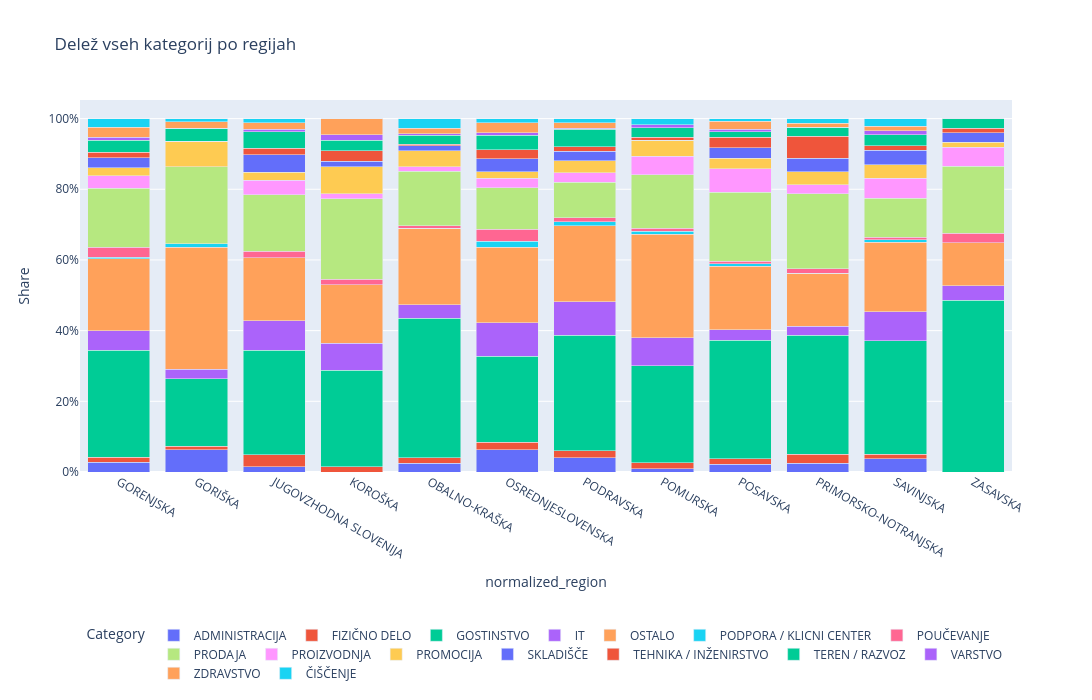

The notebook cell saved with this chart:
### Markdown cell above
## Vizualizacija

### Code cell
fig = px.bar(
    df_plot,
    x='normalized_region',
    y='Share',
    color='Category',
    barmode='stack',
    title="Delež vseh kategorij po regijah"
)

fig.update_layout(
    width=1100,
    height=700,
    yaxis_tickformat=".0%",
    legend=dict(
        orientation="h",
        y=-0.4,
        x=0.5,
        xanchor="center"
    ),
    margin=dict(b=120)
)

fig.update_traces(
    hovertemplate=
    "<b>%{x}</b><br>" +
    "Kategorija: %{legendgroup}<br>" +
    "Delež: %{y:.2%}<extra></extra>"
)

fig.show()

### Figure 1 — Plotly figure (JSON) as saved in the notebook; plotly's stock layout.template omitted (floating-point values rounded to 4 significant figures)
{"data": [{"hovertemplate": "<b>%{x}</b><br>Kategorija: %{legendgroup}<br>Delež: %{y:.2%}<extra></extra>", "legendgroup": "ADMINISTRACIJA", "marker": {"color": "#636efa", "pattern": {"shape": ""}}, "name": "ADMINISTRACIJA", "orientation": "v", "showlegend": true, "textposition": "auto", "x": ["GORENJSKA", "GORIŠKA", "JUGOVZHODNA SLOVENIJA", "KOROŠKA", "OBALNO-KRAŠKA", "OSREDNJESLOVENSKA", "PODRAVSKA", "POMURSKA", "POSAVSKA", "PRIMORSKO-NOTRANJSKA", "SAVINJSKA", "ZASAVSKA"], "xaxis": "x", "y": [0.02698, 0.06364, 0.01515, 0.0, 0.02489, 0.06294, 0.04034, 0.00885, 0.02239, 0.025, 0.03712, 0.0], "yaxis": "y", "type": "bar"}, {"hovertemplate": "<b>%{x}</b><br>Kategorija: %{legendgroup}<br>Delež: %{y:.2%}<extra></extra>", "legendgroup": "FIZIČNO DELO", "marker": {"color": "#EF553B", "pattern": {"shape": ""}}, "name": "FIZIČNO DELO", "orientation": "v", "showlegend": true, "textposition": "auto", "x": ["GORENJSKA", "GORIŠKA", "JUGOVZHODNA SLOVENIJA", "KOROŠKA", "OBALNO-KRAŠKA", "OSREDNJESLOVENSKA", "PODRAVSKA", "POMURSKA", "POSAVSKA", "PRIMORSKO-NOTRANJSKA", "SAVINJSKA", "ZASAVSKA"], "xaxis": "x", "y": [0.01429, 0.009091, 0.03409, 0.01515, 0.01584, 0.02057, 0.02017, 0.0177, 0.01493, 0.025, 0.0131, 0.0], "yaxis": "y", "type": "bar"}, {"hovertemplate": "<b>%{x}</b><br>Kategorija: %{legendgroup}<br>Delež: %{y:.2%}<extra></extra>", "legendgroup": "GOSTINSTVO", "marker": {"color": "#00cc96", "pattern": {"shape": ""}}, "name": "GOSTINSTVO", "orientation": "v", "showlegend": true, "textposition": "auto", "x": ["GORENJSKA", "GORIŠKA", "JUGOVZHODNA SLOVENIJA", "KOROŠKA", "OBALNO-KRAŠKA", "OSREDNJESLOVENSKA", "PODRAVSKA", "POMURSKA", "POSAVSKA", "PRIMORSKO-NOTRANJSKA", "SAVINJSKA", "ZASAVSKA"], "xaxis": "x", "y": [0.3032, 0.1909, 0.2955, 0.2727, 0.3937, 0.2435, 0.3261, 0.2743, 0.3358, 0.3375, 0.321, 0.4865], "yaxis": "y", "type": "bar"}, {"hovertemplate": "<b>%{x}</b><br>Kategorija: %{legendgroup}<br>Delež: %{y:.2%}<extra></extra>", "legendgroup": "IT", "marker": {"color": "#ab63fa", "pattern": {"shape": ""}}, "name": "IT", "orientation": "v", "showlegend": true, "textposition": "auto", "x": ["GORENJSKA", "GORIŠKA", "JUGOVZHODNA SLOVENIJA", "KOROŠKA", "OBALNO-KRAŠKA", "OSREDNJESLOVENSKA", "PODRAVSKA", "POMURSKA", "POSAVSKA", "PRIMORSKO-NOTRANJSKA", "SAVINJSKA", "ZASAVSKA"], "xaxis": "x", "y": [0.05556, 0.02727, 0.08333, 0.07576, 0.03846, 0.09461, 0.0958, 0.07965, 0.02985, 0.025, 0.08297, 0.04054], "yaxis": "y", "type": "bar"}, {"hovertemplate": "<b>%{x}</b><br>Kategorija: %{legendgroup}<br>Delež: %{y:.2%}<extra></extra>", "legendgroup": "OSTALO", "marker": {"color": "#FFA15A", "pattern": {"shape": ""}}, "name": "OSTALO", "orientation": "v", "showlegend": true, "textposition": "auto", "x": ["GORENJSKA", "GORIŠKA", "JUGOVZHODNA SLOVENIJA", "KOROŠKA", "OBALNO-KRAŠKA", "OSREDNJESLOVENSKA", "PODRAVSKA", "POMURSKA", "POSAVSKA", "PRIMORSKO-NOTRANJSKA", "SAVINJSKA", "ZASAVSKA"], "xaxis": "x", "y": [0.2032, 0.3455, 0.178, 0.1667, 0.2172, 0.2147, 0.2151, 0.292, 0.1791, 0.15, 0.1965, 0.1216], "yaxis": "y", "type": "bar"}, {"hovertemplate": "<b>%{x}</b><br>Kategorija: %{legendgroup}<br>Delež: %{y:.2%}<extra></extra>", "legendgroup": "PODPORA / KLICNI CENTER", "marker": {"color": "#19d3f3", "pattern": {"shape": ""}}, "name": "PODPORA / KLICNI CENTER", "orientation": "v", "showlegend": true, "textposition": "auto", "x": ["GORENJSKA", "GORIŠKA", "JUGOVZHODNA SLOVENIJA", "KOROŠKA", "OBALNO-KRAŠKA", "OSREDNJESLOVENSKA", "PODRAVSKA", "POMURSKA", "POSAVSKA", "PRIMORSKO-NOTRANJSKA", "SAVINJSKA", "ZASAVSKA"], "xaxis": "x", "y": [0.004762, 0.009091, 0.0, 0.0, 0.0, 0.01645, 0.01008, 0.00885, 0.007463, 0.0, 0.00655, 0.0], "yaxis": "y", "type": "bar"}, {"hovertemplate": "<b>%{x}</b><br>Kategorija: %{legendgroup}<br>Delež: %{y:.2%}<extra></extra>", "legendgroup": "POUČEVANJE", "marker": {"color": "#FF6692", "pattern": {"shape": ""}}, "name": "POUČEVANJE", "orientation": "v", "showlegend": true, "textposition": "auto", "x": ["GORENJSKA", "GORIŠKA", "JUGOVZHODNA SLOVENIJA", "KOROŠKA", "OBALNO-KRAŠKA", "OSREDNJESLOVENSKA", "PODRAVSKA", "POMURSKA", "POSAVSKA", "PRIMORSKO-NOTRANJSKA", "SAVINJSKA", "ZASAVSKA"], "xaxis": "x", "y": [0.02857, 0.0, 0.01894, 0.01515, 0.006787, 0.03455, 0.01176, 0.00885, 0.007463, 0.0125, 0.00655, 0.02703], "yaxis": "y", "type": "bar"}, {"hovertemplate": "<b>%{x}</b><br>Kategorija: %{legendgroup}<br>Delež: %{y:.2%}<extra></extra>", "legendgroup": "PRODAJA", "marker": {"color": "#B6E880", "pattern": {"shape": ""}}, "name": "PRODAJA", "orientation": "v", "showlegend": true, "textposition": "auto", "x": ["GORENJSKA", "GORIŠKA", "JUGOVZHODNA SLOVENIJA", "KOROŠKA", "OBALNO-KRAŠKA", "OSREDNJESLOVENSKA", "PODRAVSKA", "POMURSKA", "POSAVSKA", "PRIMORSKO-NOTRANJSKA", "SAVINJSKA", "ZASAVSKA"], "xaxis": "x", "y": [0.1667, 0.2182, 0.1591, 0.2273, 0.1538, 0.1164, 0.1008, 0.1504, 0.194, 0.2125, 0.1114, 0.1892], "yaxis": "y", "type": "bar"}, {"hovertemplate": "<b>%{x}</b><br>Kategorija: %{legendgroup}<br>Delež: %{y:.2%}<extra></extra>", "legendgroup": "PROIZVODNJA", "marker": {"color": "#FF97FF", "pattern": {"shape": ""}}, "name": "PROIZVODNJA", "orientation": "v", "showlegend": true, "textposition": "auto", "x": ["GORENJSKA", "GORIŠKA", "JUGOVZHODNA SLOVENIJA", "KOROŠKA", "OBALNO-KRAŠKA", "OSREDNJESLOVENSKA", "PODRAVSKA", "POMURSKA", "POSAVSKA", "PRIMORSKO-NOTRANJSKA", "SAVINJSKA", "ZASAVSKA"], "xaxis": "x", "y": [0.03492, 0.0, 0.04167, 0.01515, 0.01357, 0.02797, 0.02689, 0.0531, 0.06716, 0.025, 0.05677, 0.05405], "yaxis": "y", "type": "bar"}, {"hovertemplate": "<b>%{x}</b><br>Kategorija: %{legendgroup}<br>Delež: %{y:.2%}<extra></extra>", "legendgroup": "PROMOCIJA", "marker": {"color": "#FECB52", "pattern": {"shape": ""}}, "name": "PROMOCIJA", "orientation": "v", "showlegend": true, "textposition": "auto", "x": ["GORENJSKA", "GORIŠKA", "JUGOVZHODNA SLOVENIJA", "KOROŠKA", "OBALNO-KRAŠKA", "OSREDNJESLOVENSKA", "PODRAVSKA", "POMURSKA", "POSAVSKA", "PRIMORSKO-NOTRANJSKA", "SAVINJSKA", "ZASAVSKA"], "xaxis": "x", "y": [0.02222, 0.07273, 0.02273, 0.07576, 0.04525, 0.01728, 0.03361, 0.04425, 0.02985, 0.0375, 0.03712, 0.01351], "yaxis": "y", "type": "bar"}, {"hovertemplate": "<b>%{x}</b><br>Kategorija: %{legendgroup}<br>Delež: %{y:.2%}<extra></extra>", "legendgroup": "SKLADIŠČE", "marker": {"color": "#636efa", "pattern": {"shape": ""}}, "name": "SKLADIŠČE", "orientation": "v", "showlegend": true, "textposition": "auto", "x": ["GORENJSKA", "GORIŠKA", "JUGOVZHODNA SLOVENIJA", "KOROŠKA", "OBALNO-KRAŠKA", "OSREDNJESLOVENSKA", "PODRAVSKA", "POMURSKA", "POSAVSKA", "PRIMORSKO-NOTRANJSKA", "SAVINJSKA", "ZASAVSKA"], "xaxis": "x", "y": [0.02857, 0.0, 0.04924, 0.01515, 0.01357, 0.03743, 0.02689, 0.0, 0.02985, 0.0375, 0.04148, 0.02703], "yaxis": "y", "type": "bar"}, {"hovertemplate": "<b>%{x}</b><br>Kategorija: %{legendgroup}<br>Delež: %{y:.2%}<extra></extra>", "legendgroup": "TEHNIKA / INŽENIRSTVO", "marker": {"color": "#EF553B", "pattern": {"shape": ""}}, "name": "TEHNIKA / INŽENIRSTVO", "orientation": "v", "showlegend": true, "textposition": "auto", "x": ["GORENJSKA", "GORIŠKA", "JUGOVZHODNA SLOVENIJA", "KOROŠKA", "OBALNO-KRAŠKA", "OSREDNJESLOVENSKA", "PODRAVSKA", "POMURSKA", "POSAVSKA", "PRIMORSKO-NOTRANJSKA", "SAVINJSKA", "ZASAVSKA"], "xaxis": "x", "y": [0.01587, 0.0, 0.01894, 0.0303, 0.004525, 0.0255, 0.01345, 0.00885, 0.02985, 0.0625, 0.0131, 0.01351], "yaxis": "y", "type": "bar"}, {"hovertemplate": "<b>%{x}</b><br>Kategorija: %{legendgroup}<br>Delež: %{y:.2%}<extra></extra>", "legendgroup": "TEREN / RAZVOZ", "marker": {"color": "#00cc96", "pattern": {"shape": ""}}, "name": "TEREN / RAZVOZ", "orientation": "v", "showlegend": true, "textposition": "auto", "x": ["GORENJSKA", "GORIŠKA", "JUGOVZHODNA SLOVENIJA", "KOROŠKA", "OBALNO-KRAŠKA", "OSREDNJESLOVENSKA", "PODRAVSKA", "POMURSKA", "POSAVSKA", "PRIMORSKO-NOTRANJSKA", "SAVINJSKA", "ZASAVSKA"], "xaxis": "x", "y": [0.03333, 0.03636, 0.04545, 0.0303, 0.02489, 0.04072, 0.04874, 0.02655, 0.01493, 0.025, 0.03057, 0.02703], "yaxis": "y", "type": "bar"}, {"hovertemplate": "<b>%{x}</b><br>Kategorija: %{legendgroup}<br>Delež: %{y:.2%}<extra></extra>", "legendgroup": "VARSTVO", "marker": {"color": "#ab63fa", "pattern": {"shape": ""}}, "name": "VARSTVO", "orientation": "v", "showlegend": true, "textposition": "auto", "x": ["GORENJSKA", "GORIŠKA", "JUGOVZHODNA SLOVENIJA", "KOROŠKA", "OBALNO-KRAŠKA", "OSREDNJESLOVENSKA", "PODRAVSKA", "POMURSKA", "POSAVSKA", "PRIMORSKO-NOTRANJSKA", "SAVINJSKA", "ZASAVSKA"], "xaxis": "x", "y": [0.009524, 0.0, 0.007576, 0.01515, 0.004525, 0.007816, 0.003361, 0.00885, 0.007463, 0.0, 0.01092, 0.0], "yaxis": "y", "type": "bar"}, {"hovertemplate": "<b>%{x}</b><br>Kategorija: %{legendgroup}<br>Delež: %{y:.2%}<extra></extra>", "legendgroup": "ZDRAVSTVO", "marker": {"color": "#FFA15A", "pattern": {"shape": ""}}, "name": "ZDRAVSTVO", "orientation": "v", "showlegend": true, "textposition": "auto", "x": ["GORENJSKA", "GORIŠKA", "JUGOVZHODNA SLOVENIJA", "KOROŠKA", "OBALNO-KRAŠKA", "OSREDNJESLOVENSKA", "PODRAVSKA", "POMURSKA", "POSAVSKA", "PRIMORSKO-NOTRANJSKA", "SAVINJSKA", "ZASAVSKA"], "xaxis": "x", "y": [0.02857, 0.01818, 0.01894, 0.04545, 0.01584, 0.02715, 0.01513, 0.0, 0.02239, 0.0125, 0.0131, 0.0], "yaxis": "y", "type": "bar"}, {"hovertemplate": "<b>%{x}</b><br>Kategorija: %{legendgroup}<br>Delež: %{y:.2%}<extra></extra>", "legendgroup": "ČIŠČENJE", "marker": {"color": "#19d3f3", "pattern": {"shape": ""}}, "name": "ČIŠČENJE", "orientation": "v", "showlegend": true, "textposition": "auto", "x": ["GORENJSKA", "GORIŠKA", "JUGOVZHODNA SLOVENIJA", "KOROŠKA", "OBALNO-KRAŠKA", "OSREDNJESLOVENSKA", "PODRAVSKA", "POMURSKA", "POSAVSKA", "PRIMORSKO-NOTRANJSKA", "SAVINJSKA", "ZASAVSKA"], "xaxis": "x", "y": [0.02381, 0.009091, 0.01136, 0.0, 0.02715, 0.01234, 0.01176, 0.0177, 0.007463, 0.0125, 0.02183, 0.0], "yaxis": "y", "type": "bar"}], "layout": {"xaxis": {"anchor": "y", "domain": [0.0, 1.0], "title": {"text": "normalized_region"}}, "yaxis": {"anchor": "x", "domain": [0.0, 1.0], "title": {"text": "Share"}, "tickformat": ".0%"}, "legend": {"title": {"text": "Category"}, "tracegroupgap": 0, "orientation": "h", "y": -0.4, "x": 0.5, "xanchor": "center"}, "title": {"text": "Delež vseh kategorij po regijah"}, "barmode": "stack", "margin": {"b": 120}, "width": 1100, "height": 700}}
